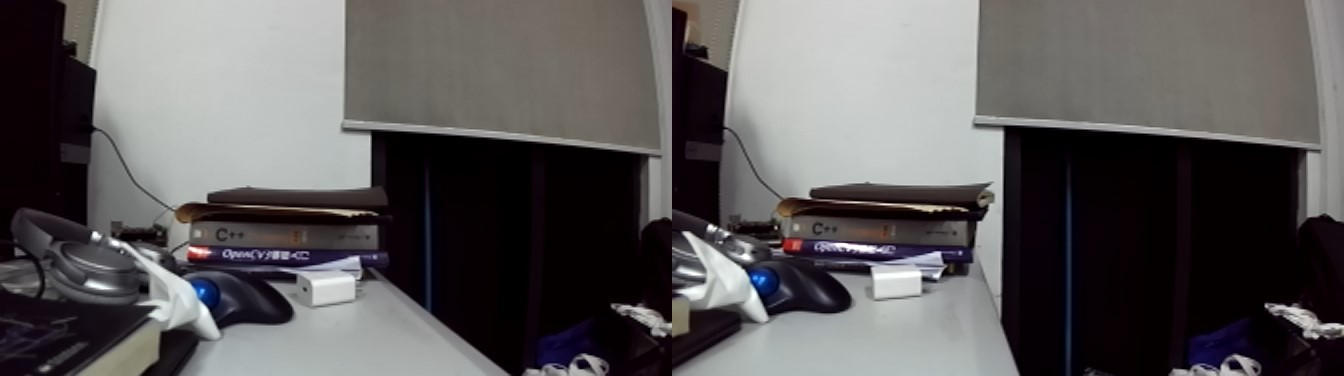
//> input picture build/test.jpg, 1344 x 376 px
$ ./ORBExtractorTest build/test.jpg   (built with g++ and OpenCV 4)
//> lines starting //> are read from the running program, lines starting //| are printed output that depends on the picture
/******************************/
/*        立体匹配和测距        */
/******************************/

#include <opencv2/opencv.hpp>
#include <opencv2/core/core.hpp>
#include <opencv2/features2d/features2d.hpp>
#include <opencv2/highgui/highgui.hpp>
#include <iostream>
#include <sstream>

using namespace std;
using namespace cv;

const int imageWidth = 672;                             //摄像头的分辨率
const int imageHeight = 376;
Size imageSize = Size(imageWidth, imageHeight);

Mat rgbImageL, grayImageL;
Mat rgbImageR, grayImageR;
Mat rectifyImageL, rectifyImageR;

Rect validROIL;//图像校正之后，会对图像进行裁剪，这里的validROI就是指裁剪之后的区域
Rect validROIR;

Mat mapLx, mapLy, mapRx, mapRy;     //映射表
Mat Rl, Rr, Pl, Pr, Q;              //校正旋转矩阵R，投影矩阵P 重投影矩阵Q
Mat xyz;              //三维坐标

Point origin;         //鼠标按下的起始点
Rect selection;      //定义矩形选框
bool selectObject = false;    //是否选择对象

int blockSize = 0, uniquenessRatio =0, numDisparities=0;
Ptr<StereoBM> bm = StereoBM::create(16, 9);

/*
事先标定好的相机的参数
fx 0 cx
0 fy cy
0 0  1
*/
Mat cameraMatrixL = (Mat_<double>(3, 3) << 349.0151, 0.0525, 343.1174,
    0, 349.1126, 185.3036,
    0, 0, 1);
Mat distCoeffL = (Mat_<double>(5, 1) << -0.1051, -0.0260, 0.0, -0.000219, 0.0381);

Mat cameraMatrixR = (Mat_<double>(3, 3) <<  350.3199, 0.2725, 345.0589,
    0, 350.0103, 182.3179,
    0, 0, 1);
Mat distCoeffR = (Mat_<double>(5, 1) << -0.1660, 0.0142, -0.000255, 0.0, 0.0073);

Mat T = (Mat_<double>(3, 1) << -119.8684, -0.0184, -0.6295);//T平移向量
// Mat rec = (Mat_<double>(3, 1) << -0.00306, -0.03207, 0.00206);//rec旋转向量
Mat R = (Mat_<double>(3, 3) <<  1.0000, -0.0005787, -0.0093,
    0.0006, 1.0000, 0.0027,
    0.0093, -0.0027, 1.0000);//R 旋转矩阵

int ORBmatcher_high = 100;
int ORBmatcher_low  = 50;

int N ; //Number of Left KeyPoints.

float mb = 0.119; // Stereo baseline in meters.
float mbf = mb*349.0151; // Stereo baseline multiplied by fx.

// /*****立体匹配*****/
// void stereo_match(int,void*)
// {
//     bm->setBlockSize(2*blockSize+5);     //SAD窗口大小，5~21之间为宜
//     bm->setROI1(validROIL);
//     bm->setROI2(validROIR);
//     bm->setPreFilterCap(31);
//     bm->setMinDisparity(0);  //最小视差，默认值为0, 可以是负值，int型
//     bm->setNumDisparities(numDisparities*16+16);//视差窗口，即最大视差值与最小视差值之差,窗口大小必须是16的整数倍，int型
//     bm->setTextureThreshold(10);
//     bm->setUniquenessRatio(uniquenessRatio);//uniquenessRatio主要可以防止误匹配
//     bm->setSpeckleWindowSize(100);
//     bm->setSpeckleRange(32);
//     bm->setDisp12MaxDiff(-1);
//     Mat disp, disp8;
//     bm->compute(rectifyImageL, rectifyImageR, disp);//输入图像必须为灰度图
//     disp.convertTo(disp8, CV_8U, 255 / ((numDisparities * 16 + 16)*16.));//计算出的视差是CV_16S格式
//     reprojectImageTo3D(disp, xyz, Q, true); //在实际求距离时，ReprojectTo3D出来的X / W, Y / W, Z / W都要乘以16(也就是W除以16)，才能得到正确的三维坐标信息。
//     xyz = xyz * 16;
//     imshow("disparity", disp8);
// }

// /*****描述：鼠标操作回调*****/
// static void onMouse(int event, int x, int y, int, void*)
// {
//     if (selectObject)
//     {
//         selection.x = MIN(x, origin.x);
//         selection.y = MIN(y, origin.y);
//         selection.width = std::abs(x - origin.x);
//         selection.height = std::abs(y - origin.y);
//     }
//     switch (event)
//     {
//     case EVENT_LBUTTONDOWN:   //鼠标左按钮按下的事件
//         origin = Point(x, y);
//         selection = Rect(x, y, 0, 0);
//         selectObject = true;
//         cout << origin <<"in world coordinate is: " << xyz.at<Vec3f>(origin) << endl;
//         break;
//     case EVENT_LBUTTONUP:    //鼠标左按钮释放的事件
//         selectObject = false;
//         if (selection.width > 0 && selection.height > 0)
//         break;
//     }
// }

// 计算匹配点il和待匹配点ic的相似度dist, Bit set count operation from
// http://graphics.stanford.edu/~seander/bithacks.html#CountBitsSetParallel
int DescriptorDistance(const cv::Mat &a, const cv::Mat &b)
{
    const int *pa = a.ptr<int32_t>();
    const int *pb = b.ptr<int32_t>();

    int dist=0;

    for(int i=0; i<8; i++, pa++, pb++)
    {
        unsigned  int v = *pa ^ *pb;
        v = v - ((v >> 1) & 0x55555555);
        v = (v & 0x33333333) + ((v >> 2) & 0x33333333);
        dist += (((v + (v >> 4)) & 0xF0F0F0F) * 0x1010101) >> 24;
    }

    return dist;
}

/*****主函数*****/
int main(int argc, char** argv)
{
    /*
    立体校正
    */
    // Rodrigues(rec, R); //Rodrigues变换
    stereoRectify(cameraMatrixL, distCoeffL, cameraMatrixR, distCoeffR, imageSize, R, T, Rl, Rr, Pl, Pr, Q, CALIB_ZERO_DISPARITY,
        -1, imageSize, &validROIL, &validROIR);
    initUndistortRectifyMap(cameraMatrixL, distCoeffL, Rl, Pr, imageSize, CV_32FC1, mapLx, mapLy);
    initUndistortRectifyMap(cameraMatrixR, distCoeffR, Rr, Pr, imageSize, CV_32FC1, mapRx, mapRy);

    /*
    读取图片
    */
    Mat frame = imread(argv[1]);
//> frame is the input picture: 376 rows x 1344 cols, CV_8UC3; mean B, G, R 90.4, 89.7, 92.4
    Mat leftImage, rightImage;
    rgbImageL = frame(Rect(0, 0, frame.size().width / 2, frame.size().height));//split left image
    rgbImageR = frame(Rect(frame.size().width / 2, 0, frame.size().width / 2, frame.size().height));//split right image
    cvtColor(rgbImageL, grayImageL, CV_BGR2GRAY);
    cvtColor(rgbImageR, grayImageR, CV_BGR2GRAY);

    imshow("ImageL Before Rectify", grayImageL);
    imshow("ImageR Before Rectify", grayImageR);

    /*
    经过remap之后，左右相机的图像已经共面并且行对准了
    */
    remap(grayImageL, rectifyImageL, mapLx, mapLy, INTER_LINEAR);
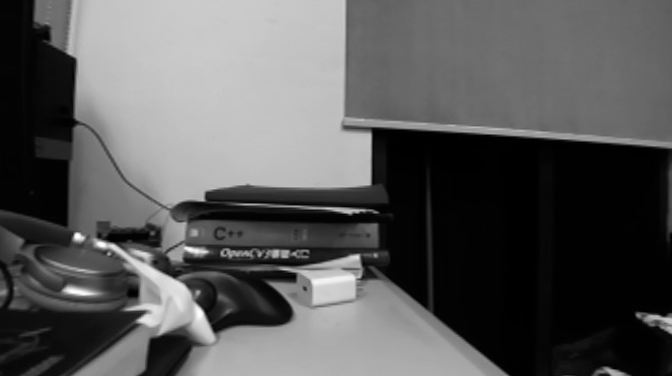
//> rectifyImageL: 376 rows x 672 cols, CV_8UC1; min 0, max 255, mean 88.9
    remap(grayImageR, rectifyImageR, mapRx, mapRy, INTER_LINEAR);

    /*
    把校正结果显示出来
    */
    Mat rgbRectifyImageL, rgbRectifyImageR;
    cvtColor(rectifyImageL, rgbRectifyImageL, CV_GRAY2BGR);  //伪彩色图
    cvtColor(rectifyImageR, rgbRectifyImageR, CV_GRAY2BGR);
    rgbRectifyImageL = rgbRectifyImageL(Rect(50, 50, imageWidth - 100, imageHeight - 100));
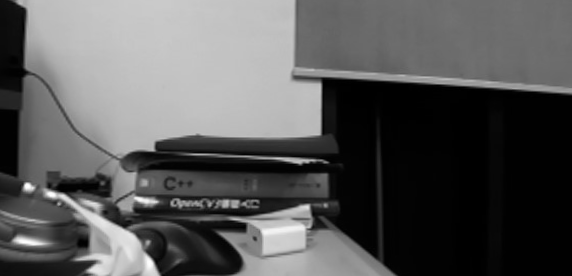
//> rgbRectifyImageL: 276 rows x 572 cols, CV_8UC3; min 0, max 255, mean 89
    rgbRectifyImageR = rgbRectifyImageR(Rect(50, 50, imageWidth - 100, imageHeight - 100));
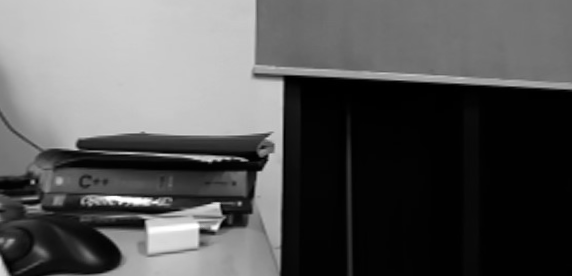
//> rgbRectifyImageR: 276 rows x 572 cols, CV_8UC3; min 0, max 255, mean 86.9

    //单独显示
    //rectangle(rgbRectifyImageL, validROIL, Scalar(0, 0, 255), 3, 8);
    //rectangle(rgbRectifyImageR, validROIR, Scalar(0, 0, 255), 3, 8);
    imshow("ImageL After Rectify", rgbRectifyImageL);
    imshow("ImageR After Rectify", rgbRectifyImageR);

    //显示在同一张图上
    Mat canvas;
    double sf;
    int w, h;
    sf = 600. / MAX(imageSize.width, imageSize.height);
    w = cvRound(imageSize.width * sf);
    h = cvRound(imageSize.height * sf);
    canvas.create(h, w * 2, CV_8UC3);   //注意通道

    //左图像画到画布上
    Mat canvasPart = canvas(Rect(w * 0, 0, w, h));                                //得到画布的一部分
    resize(rgbRectifyImageL, canvasPart, canvasPart.size(), 0, 0, INTER_AREA);     //把图像缩放到跟canvasPart一样大小
    Rect vroiL(cvRound(validROIL.x*sf), cvRound(validROIL.y*sf),                //获得被截取的区域
        cvRound(validROIL.width*sf), cvRound(validROIL.height*sf));
    //rectangle(canvasPart, vroiL, Scalar(0, 0, 255), 3, 8);                      //画上一个矩形
    cout << "Painted ImageL" << endl;

    //右图像画到画布上
    canvasPart = canvas(Rect(w, 0, w, h));                                      //获得画布的另一部分
//> canvasPart: 336 rows x 600 cols, CV_8UC3; every value is 0
    resize(rgbRectifyImageR, canvasPart, canvasPart.size(), 0, 0, INTER_LINEAR);
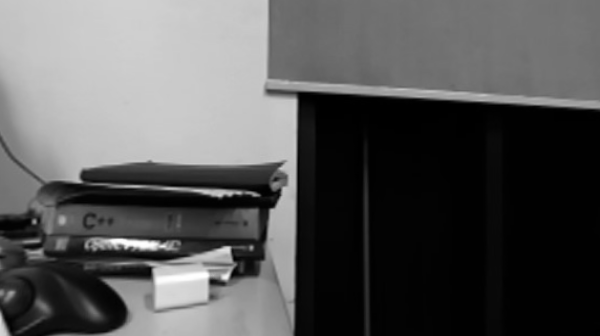
//> canvasPart: 336 rows x 600 cols, CV_8UC3; min 0, max 255, mean 86.9
    Rect vroiR(cvRound(validROIR.x * sf), cvRound(validROIR.y*sf),
        cvRound(validROIR.width * sf), cvRound(validROIR.height * sf));
    //rectangle(canvasPart, vroiR, Scalar(0, 0, 255), 3, 8);
    cout << "Painted ImageR" << endl;

    //画上对应的线条
    for (int i = 0; i < canvas.rows; i += 16)
        line(canvas, Point(0, i), Point(canvas.cols, i), Scalar(0, 255, 0), 1, 8);
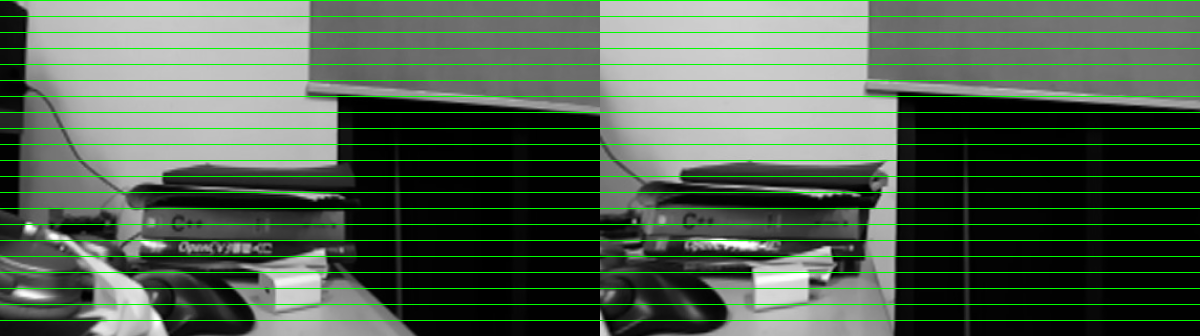
//> canvas: 336 rows x 1200 cols, CV_8UC3; mean B, G, R 82.3, 98.2, 82.3
    imshow("rectified", canvas);

    /*
    namedWindow("disparity", CV_WINDOW_AUTOSIZE);
    // 创建SAD窗口 Trackbar
    createTrackbar("BlockSize:\n", "disparity",&blockSize, 8, stereo_match);
    // 创建视差唯一性百分比窗口 Trackbar
    createTrackbar("UniquenessRatio:\n", "disparity", &uniquenessRatio, 50, stereo_match);
    // 创建视差窗口 Trackbar
    createTrackbar("NumDisparities:\n", "disparity", &numDisparities, 16, stereo_match);
    //鼠标响应函数setMouseCallback(窗口名称, 鼠标回调函数, 传给回调函数的参数，一般取0)
    setMouseCallback("disparity", onMouse, 0);
    stereo_match(0,0);
    */


    // 特征提取与匹配
    //-- 初始化
    std::vector<KeyPoint> keypoints_1, keypoints_2;
    Mat descriptors_1, descriptors_2;
    Ptr<FeatureDetector> detector = ORB::create();
    Ptr<DescriptorExtractor> descriptor = ORB::create();
    Ptr<DescriptorMatcher> matcher = DescriptorMatcher::create("BruteForce-Hamming");
    //-- 第一步:检测 Oriented FAST 角点位置
    detector->detect(rgbRectifyImageL, keypoints_1);
//> keypoints_1 = 458 keypoints; strongest (x, y, size): (323, 81, 64.3), (305, 205, 64.3), (307, 206, 44.6), (323, 80, 77.1)
    detector->detect(rgbRectifyImageR, keypoints_2);
//> keypoints_2 = 444 keypoints; strongest (x, y, size): (218, 203, 31), (216, 204, 53.6), (217, 203, 44.6), (216, 203, 64.3)
    //-- 第二步:根据角点位置计算 BRIEF 描述子
    descriptor->compute(rgbRectifyImageL, keypoints_1, descriptors_1);
    descriptor->compute(rgbRectifyImageR, keypoints_2, descriptors_2);
    //-- 第三步:对两幅图像中的BRIEF描述子进行匹配，使用 Hamming 距离
    vector<DMatch> matches;
    matcher->match(descriptors_1, descriptors_2, matches);
//> matches = 458 matches
    //-- 第四步:匹配点对筛选
    // 计算最小距离和最大距离
    auto min_max = minmax_element(matches.begin(), matches.end(),
                                    [](const DMatch &m1, const DMatch &m2) { return m1.distance < m2.distance; });
    double min_dist = min_max.first->distance;
//> min_dist = 12
    double max_dist = min_max.second->distance;
//> max_dist = 97
    printf("-- Max dist : %f \n", max_dist);
//| -- Max dist : 97.000000
    printf("-- Min dist : %f \n", min_dist);
//| -- Min dist : 12.000000
    //当描述子之间的距离大于两倍的最小距离时,即认为匹配有误.但有时候最小距离会非常小,设置一个经验值30作为下限.
    std::vector<DMatch> good_matches;
    for (int i = 0; i < descriptors_1.rows; i++) {
        if (matches[i].distance <= max(2 * min_dist, 30.0)) {
        good_matches.push_back(matches[i]);
        }
    }
    //-- 第五步:绘制匹配结果
    Mat img_match;
    Mat img_goodmatch;
    drawMatches(rgbRectifyImageL, keypoints_1, rgbRectifyImageR, keypoints_2, matches, img_match);
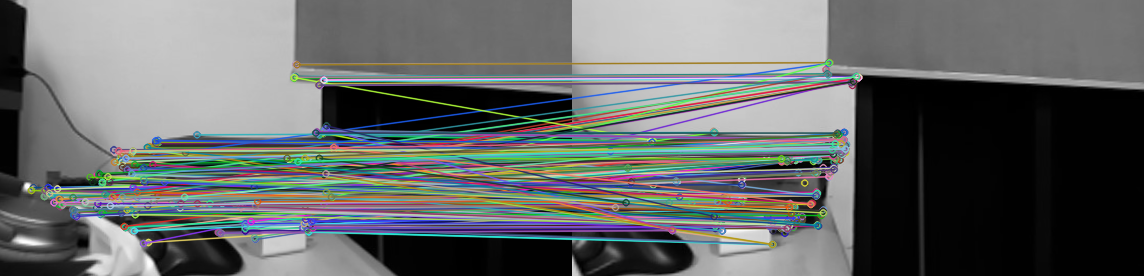
//> img_match: 276 rows x 1144 cols, CV_8UC3; mean B, G, R 104.4, 104.6, 101.2
    drawMatches(rgbRectifyImageL, keypoints_1, rgbRectifyImageR, keypoints_2, good_matches, img_goodmatch);
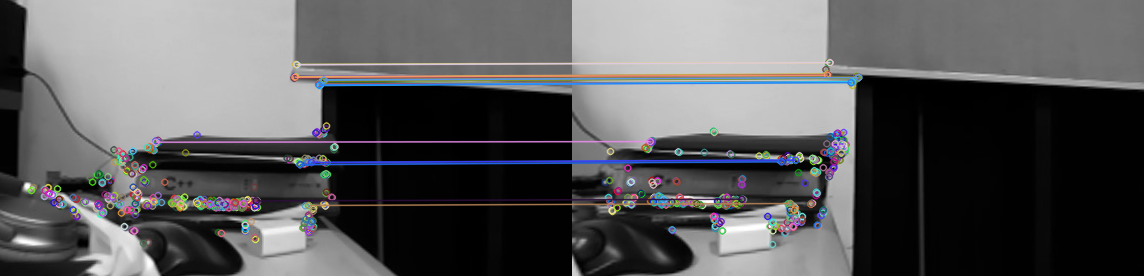
//> img_goodmatch: 276 rows x 1144 cols, CV_8UC3; mean B, G, R 90.8, 89.5, 89.7
    imshow("all matches", img_match);
    imshow("good matches", img_goodmatch);

    waitKey(0);
    return 0;
}

$ run again, on build/l1.jpg
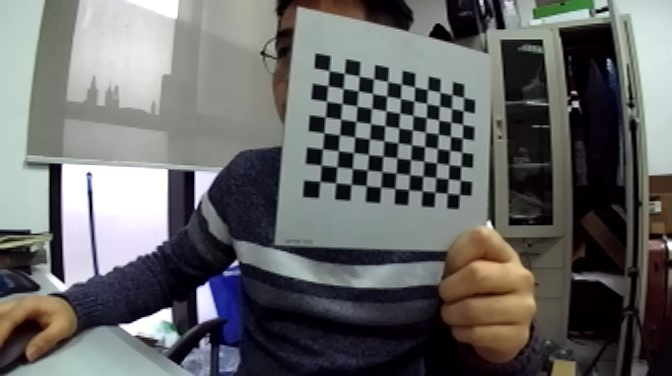
//> input picture build/l1.jpg, 672 x 376 px
//> frame is the input picture: 376 rows x 672 cols, CV_8UC3; mean B, G, R 102.9, 102.8, 102.4
//> after the loop `for (int i = 0; i < canvas.rows; i += 16)`:
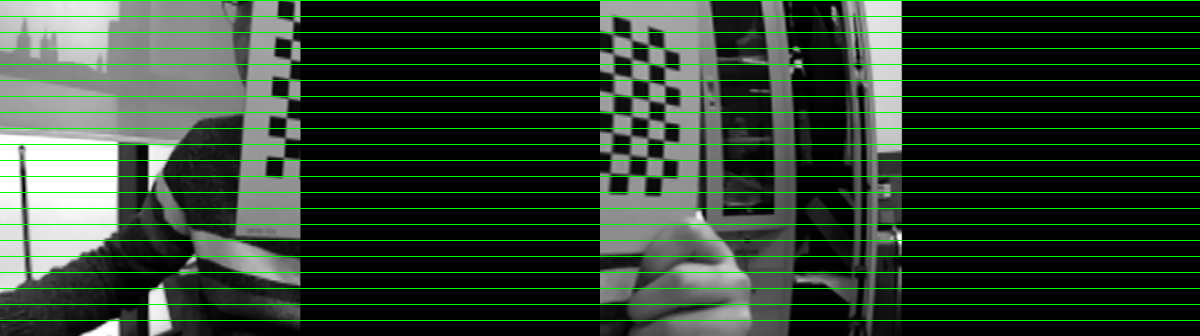
//> canvas: 336 rows x 1200 cols, CV_8UC3; mean B, G, R 47.4, 63.3, 47.4
//> keypoints_1 = 467 keypoints; strongest (x, y, size): (137, 120, 64.3), (138, 120, 44.6), (137, 119, 77.1), (138, 119, 53.6)
//> keypoints_2 = 463 keypoints; strongest (x, y, size): (284, 193, 44.6), (285, 194, 53.6), (287, 192, 37.2), (285, 197, 53.6)
//> matches = 467 matches
//> min_dist = 16
//> max_dist = 88
//| -- Max dist : 88.000000
//| -- Min dist : 16.000000
//> `drawMatches(rgbRectifyImageL, keypoints_1, rgbRectifyImageR, keypoints..`:
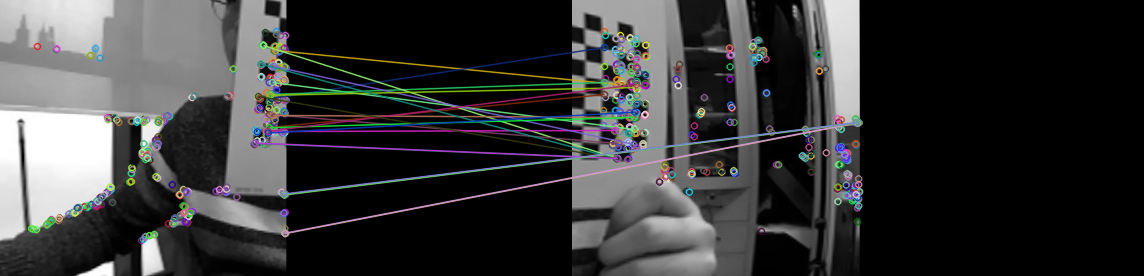
//> img_goodmatch: 276 rows x 1144 cols, CV_8UC3; mean B, G, R 55.4, 55.4, 55

$ run again, on build/l12.jpg
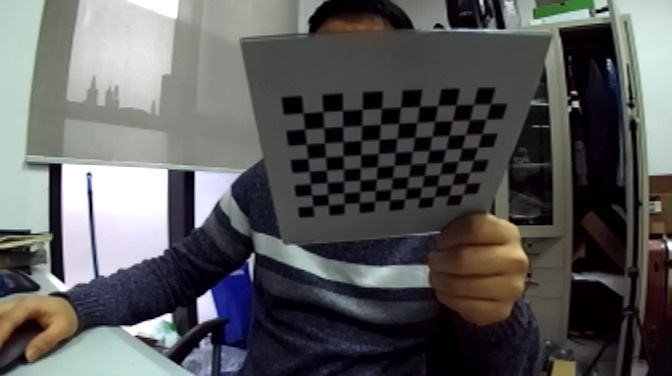
//> input picture build/l12.jpg, 672 x 376 px
//> frame is the input picture: 376 rows x 672 cols, CV_8UC3; mean B, G, R 90.2, 89.6, 89.6
//> after the loop `for (int i = 0; i < canvas.rows; i += 16)`:
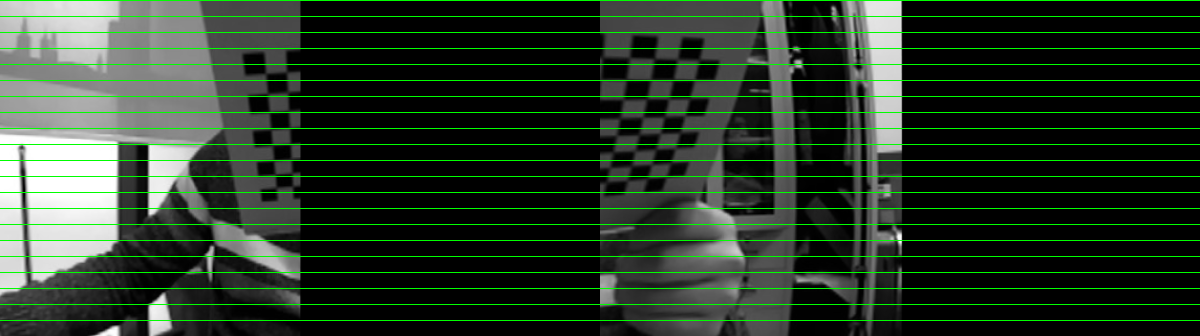
//> canvas: 336 rows x 1200 cols, CV_8UC3; mean B, G, R 40.5, 56.5, 40.5
//> keypoints_1 = 488 keypoints; strongest (x, y, size): (144, 172, 77.1), (143, 172, 64.3), (143, 175, 53.6), (143, 174, 44.6)
//> keypoints_2 = 472 keypoints; strongest (x, y, size): (284, 193, 44.6), (285, 194, 53.6), (285, 197, 53.6), (287, 192, 37.2)
//> matches = 488 matches
//> min_dist = 28
//> max_dist = 96
//| -- Max dist : 96.000000
//| -- Min dist : 28.000000
//> after the loop `for (int i = 0; i < descriptors_1.rows; i++)`: good_matches = 107 matches
//> `drawMatches(rgbRectifyImageL, keypoints_1, rgbRectifyImageR, keypoints..`:
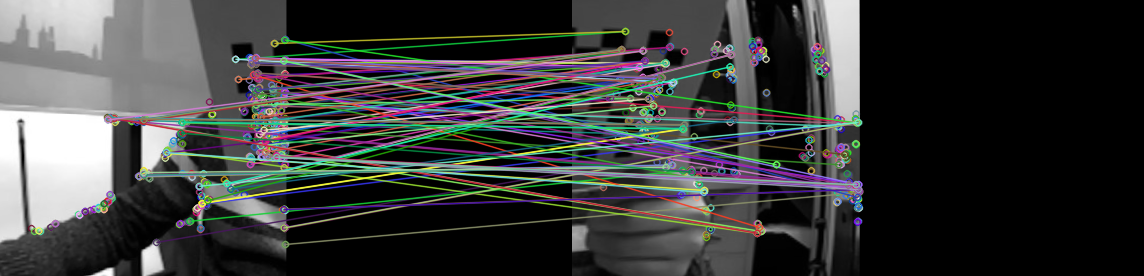
//> img_goodmatch: 276 rows x 1144 cols, CV_8UC3; mean B, G, R 59.6, 60, 58.8

$ run again, on build/r1.jpg
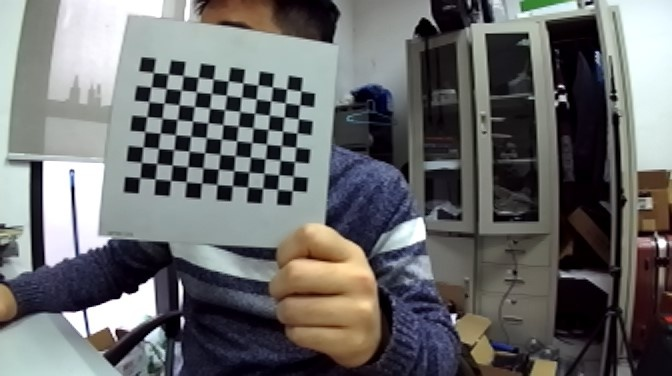
//> input picture build/r1.jpg, 672 x 376 px
//> frame is the input picture: 376 rows x 672 cols, CV_8UC3; mean B, G, R 106.7, 106.7, 106.1
//> keypoints_1 = 494 keypoints; strongest (x, y, size): (78, 239, 31), (92, 232, 37.2), (143, 93, 92.6), (194, 93, 92.6)
//> keypoints_2 = 479 keypoints; strongest (x, y, size): (276, 191, 64.3), (279, 192, 77.1), (276, 190, 53.6), (276, 195, 53.6)
//> matches = 494 matches
//> min_dist = 37
//> max_dist = 109
//| -- Max dist : 109.000000
//| -- Min dist : 37.000000
//> after the loop `for (int i = 0; i < descriptors_1.rows; i++)`: good_matches = 213 matches
//> `drawMatches(rgbRectifyImageL, keypoints_1, rgbRectifyImageR, keypoints..`:
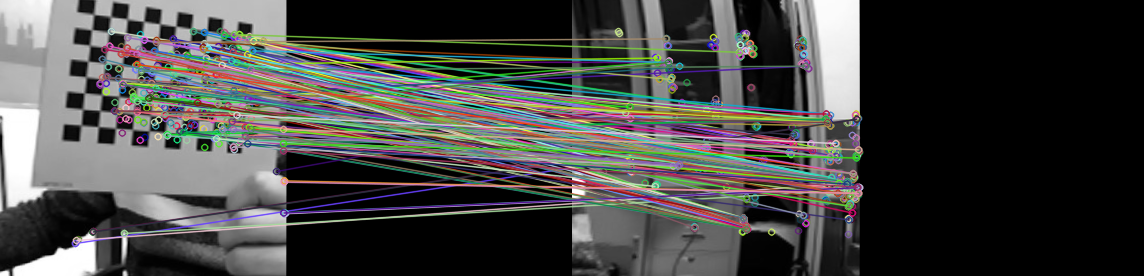
//> img_goodmatch: 276 rows x 1144 cols, CV_8UC3; mean B, G, R 68.2, 70.1, 69.9
